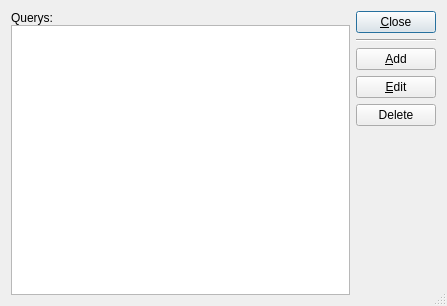
<ui version="4.0" >
 <comment> * OpenRPT report writer and rendering engine
 * Copyright (C) 2001-2012 by OpenMFG, LLC
 *
 * This library is free software; you can redistribute it and/or
 * modify it under the terms of the GNU Lesser General Public
 * License as published by the Free Software Foundation; either
 * version 2.1 of the License, or (at your option) any later version.
 *
 * This library is distributed in the hope that it will be useful,
 * but WITHOUT ANY WARRANTY; without even the implied warranty of
 * MERCHANTABILITY or FITNESS FOR A PARTICULAR PURPOSE. See the GNU
 * Lesser General Public License for more details.
 *
 * You should have received a copy of the GNU Lesser General Public
 * License along with this library; if not, write to the Free Software
 * Foundation, Inc., 59 Temple Place, Suite 330, Boston, MA 02111-1307 USA
 * Please contact info@openmfg.com with any questions on this license.</comment>
 <class>QueryList</class>
 <widget class="QDialog" name="QueryList" >
  <property name="geometry" >
   <rect>
    <x>0</x>
    <y>0</y>
    <width>447</width>
    <height>306</height>
   </rect>
  </property>
  <property name="windowTitle" >
   <string>Query List</string>
  </property>
  <property name="sizeGripEnabled" >
   <bool>true</bool>
  </property>
  <layout class="QHBoxLayout" >
   <property name="spacing" >
    <number>6</number>
   </property>
   <property name="margin" >
    <number>11</number>
   </property>
   <item>
    <layout class="QVBoxLayout" >
     <property name="spacing" >
      <number>0</number>
     </property>
     <property name="margin" >
      <number>0</number>
     </property>
     <item>
      <widget class="QLabel" name="labelQuery" >
       <property name="text" >
        <string>Querys:</string>
       </property>
       <property name="buddy" >
        <cstring>lbQuerys</cstring>
       </property>
      </widget>
     </item>
     <item>
      <widget class="QListWidget" name="lbQuerys" />
     </item>
    </layout>
   </item>
   <item>
    <layout class="QVBoxLayout" >
     <property name="spacing" >
      <number>6</number>
     </property>
     <property name="margin" >
      <number>0</number>
     </property>
     <item>
      <widget class="QPushButton" name="btnClose" >
       <property name="text" >
        <string>&amp;Close</string>
       </property>
      </widget>
     </item>
     <item>
      <widget class="Line" name="Line1" >
       <property name="sizePolicy" >
        <sizepolicy vsizetype="Fixed" hsizetype="Minimum" >
         <horstretch>0</horstretch>
         <verstretch>0</verstretch>
        </sizepolicy>
       </property>
       <property name="frameShape" >
        <enum>QFrame::HLine</enum>
       </property>
       <property name="frameShadow" >
        <enum>QFrame::Sunken</enum>
       </property>
       <property name="orientation" >
        <enum>Qt::Horizontal</enum>
       </property>
      </widget>
     </item>
     <item>
      <widget class="QPushButton" name="btnAdd" >
       <property name="text" >
        <string>&amp;Add</string>
       </property>
      </widget>
     </item>
     <item>
      <widget class="QPushButton" name="btnEdit" >
       <property name="text" >
        <string>&amp;Edit</string>
       </property>
      </widget>
     </item>
     <item>
      <widget class="QPushButton" name="btnDelete" >
       <property name="text" >
        <string>Delete</string>
       </property>
      </widget>
     </item>
     <item>
      <spacer>
       <property name="orientation" >
        <enum>Qt::Vertical</enum>
       </property>
       <property name="sizeType" >
        <enum>QSizePolicy::Expanding</enum>
       </property>
       <property name="sizeHint" stdset="0" >
        <size>
         <width>20</width>
         <height>20</height>
        </size>
       </property>
      </spacer>
     </item>
    </layout>
   </item>
  </layout>
 </widget>
 <layoutdefault spacing="6" margin="11" />
 <tabstops>
  <tabstop>lbQuerys</tabstop>
  <tabstop>btnAdd</tabstop>
  <tabstop>btnEdit</tabstop>
  <tabstop>btnDelete</tabstop>
  <tabstop>btnClose</tabstop>
 </tabstops>
 <resources/>
 <connections>
  <connection>
   <sender>btnClose</sender>
   <signal>clicked()</signal>
   <receiver>QueryList</receiver>
   <slot>accept()</slot>
   <hints>
    <hint type="sourcelabel" >
     <x>20</x>
     <y>20</y>
    </hint>
    <hint type="destinationlabel" >
     <x>20</x>
     <y>20</y>
    </hint>
   </hints>
  </connection>
 </connections>
</ui>
